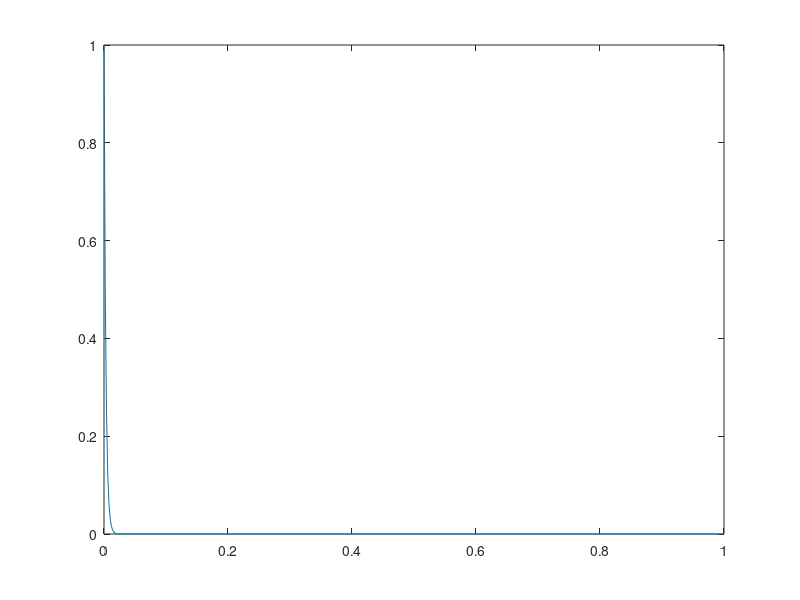

MATLAB code for this plot:
% finite difference method

% define grid
N = 500;
x = (0:N) / N;
h = 1 / N;

% velocity, diffusivity, reaction
v = 1;
D = 1;
k = 1;

% set up equations
A = zeros(N + 1, N + 1);
c = ones(N + 1, 1) * 0.5;
delta_c = ones(N + 1, 1);

for i = 2 : N
    A(i, i + 1) = v / 2 / h;
    A(i, i - 1) = -D / h / h;
    A(i, i) = 2 * D / h / h;
end

A(N + 1, N) = D / h / h;
A(N + 1, N + 1) = -D / h / h;

num_ites = 0;

while norm(delta_c, 1) > 1e-8
    num_ites = num_ites + 1;
    
    % Jacobian and Residual
    R = A * c + k * c .* c;
    J = A + diag(2 * c);
    
    % Dirichlet BC
    J(1, 1) = 1;
    R(1) = c(1) - 1;
    
    % update c
    delta_c = -J \ R;
    c = c + delta_c;
    plot(x, c);
    pause(0.2);
    
    if norm(c, 1) > 1e10
        c = c * 0;
        break;
    end
end

if norm(c, 1) == 0
    disp('Diverged.')
else
    disp(['Converged. #iterations: ', num2str(num_ites)]);
end

% plot(x, c);